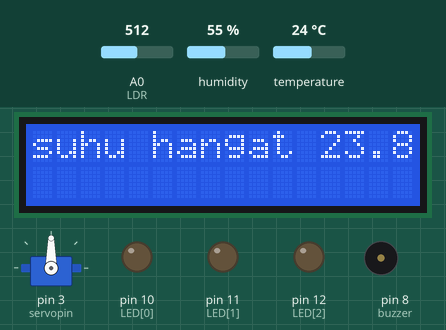
Simulated run of this sketch. Board: Arduino Uno, built with avr-gcc and run on an emulated ATmega328P. Shown: servo, 16×2 character LCD, output pins drawn as LEDs (lit = HIGH), buzzer (waves = sounding, pin HIGH). The test bench sets the inputs (shaded band); at power-on: temperature 24 °C, A0 (LDR) = 512, humidity 55 %. What the sketch prints to the serial monitor is not drawn.

Above: at 1.2 s.
1.3 s: temperature set to 28 °C
At 3.43 s:
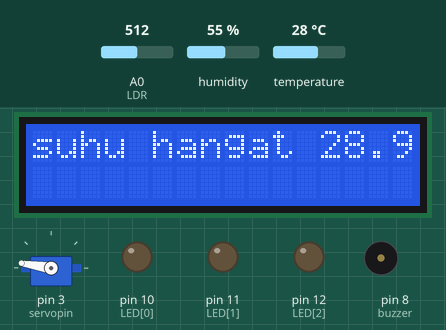
5.3 s: temperature set to 31 °C
At 7.8 s:
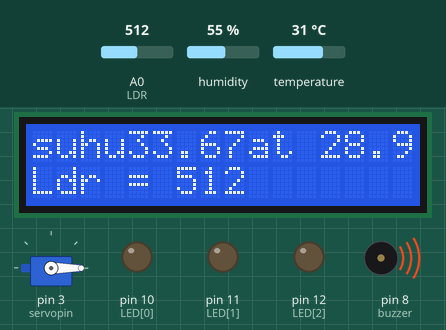
8.6 s: A0 (LDR) set to 56
At 12.7 s:
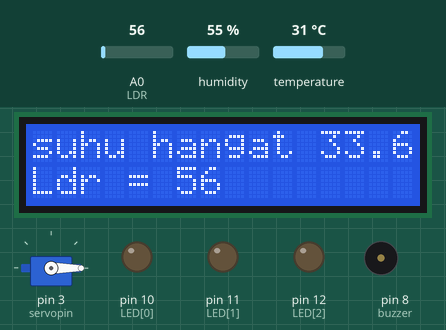
15.2 s: A0 (LDR) set to 48
At 21.6 s:
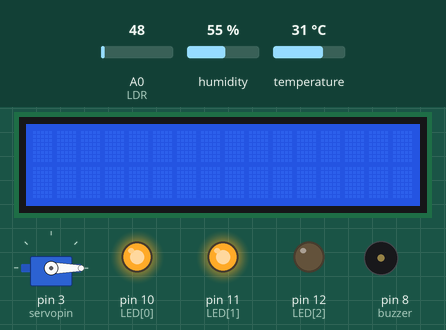
21.8 s: humidity set to 58 %
At 24.5 s:
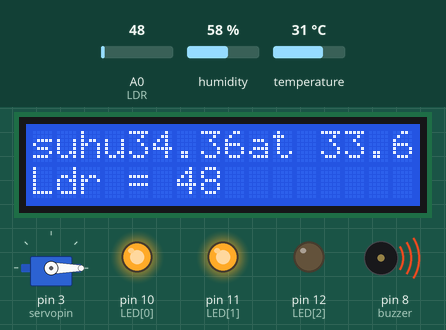
28.4 s: A0 (LDR) set to 21
At 32.4 s:
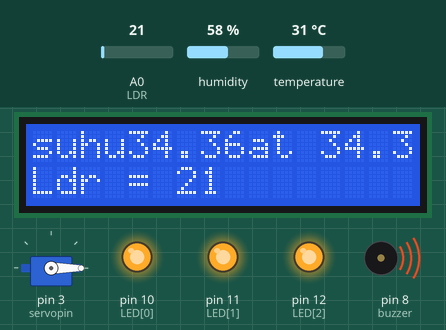
Timing chart, 0 to 36.8 s (numbered marks = the images above; inputs shaded):
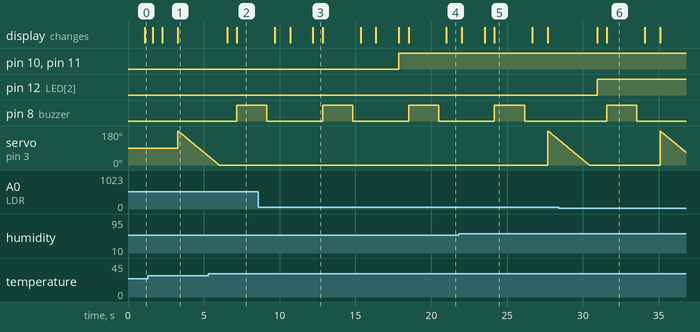

Measured:
- the behaviour switches between 26 and 27 °C on temperature (found by bisection; images 0 and 1)
- the behaviour switches between 51 and 50 on A0 (LDR) (found by bisection; images 3 and 4)
- the behaviour switches between 56 and 57 % on humidity (found by bisection; images 4 and 5)
- after the input at 5.3 s, pin 8 (buzzer): LOW → HIGH after 1.9 s; servo on pin 3 (servopin): goes on until 6.0 s, then stays 0°; the display: first differs from a run without the input after 1.9 s (image 2)
- after the input at 15.2 s, pin 10 (LED[0]), pin 11 (LED[1]): LOW → HIGH after 2.7 s
- after the input at 28.4 s, pin 12 (LED[2]): LOW → HIGH after 2.5 s
- what the display in image 3 shows lasts 0.6 s, from 12.2 s to 12.8 s

The sketch:

DHTHsketch_jul16a.ino
```cpp
#include "DHT.h"
#include <LCD_I2C.h>
#include <Servo.h>
#define DHTPIN 2
#define typeDHT DHT11
#define buzzer 8
#define LDR A0
#define servopin 3

LCD_I2C LCD(0x27, 16,2);
int LED[] = {10,11,12};
#define jumlahLed 3

//variabel
DHT suhu(DHTPIN,typeDHT);
Servo servoku; // objek servo bernama servoku
int sudutawal = 0;

//Function
void Dhtku(){
  float kelembapan = suhu.readHumidity();
  float celcius = suhu.readTemperature();
  float farenheit = suhu.readTemperature(true); // true melambangkan farenheit di library
  float celcuisHindex = suhu.computeHeatIndex(celcius,kelembapan,false); // false berarti bukan farenheit
  float farenheitHindex = suhu.computeHeatIndex(farenheit,kelembapan);

  Serial.print(F("nilai suhu = "));
  Serial.println(celcius);
  Serial.print("");
  LCD.setCursor(0, 0);
  LCD.print("suhu");
  LCD.print(celcuisHindex);
    //buzzer
   if ( celcius >= 31) {
     digitalWrite(buzzer, HIGH);
       delay(2000);
        digitalWrite(buzzer, LOW);
        delay(500);
    }else if (celcius < 31) {
        digitalWrite(buzzer, LOW);
    }
    // motorservo dan LCD
    if (celcuisHindex < 27) {
      LCD.clear();
      delay(1000);
      LCD.setCursor(0, 0);
      LCD.print("suhu ");
      LCD.print("hangat ");
      LCD.print(celcuisHindex);
      if (kelembapan <20) {
        for (sudutawal = 0; sudutawal <= 180; sudutawal += 1) {
        servoku.write(sudutawal);
        delay(15);}
      }
    }else if (celcuisHindex >= 32 && celcuisHindex <=34) {
      LCD.clear();
      delay(1000);
      LCD.setCursor(0, 0);
      LCD.print("suhu ");
      LCD.print("hangat ");
      LCD.print(celcuisHindex);
      delay(1000);

    }else {
      LCD.clear();
      delay(1000);
      LCD.setCursor(0, 0);
      LCD.print("suhu ");
      LCD.print("hangat ");
      LCD.print(celcuisHindex);
      if (kelembapan > 40) {
       for (sudutawal = 180; sudutawal >= 0; sudutawal -= 1) {
        servoku.write(sudutawal);
        delay(15);}
      }
    }

}// fungsi DHT

void LDRku(){
  int nilaiLDR = analogRead(LDR);
  LCD.setCursor(0,1);
  LCD.print("Ldr = ");
  LCD.print(nilaiLDR);
  LCD.print("       ");
  //malam
  if (nilaiLDR <30) {
    digitalWrite(LED[0], HIGH);
    digitalWrite(LED[1], HIGH);
    digitalWrite(LED[2], HIGH);

  }else if (nilaiLDR>= 30 && nilaiLDR<= 50) {

    digitalWrite(LED[0], HIGH);
    digitalWrite(LED[1], HIGH);
    digitalWrite(LED[2], LOW);

  }else {
    digitalWrite(LED[0], LOW);
    digitalWrite(LED[1], LOW);
    digitalWrite(LED[2], LOW);

  }
 delay(100);
}


void setup() {
  for (int i= 0; i < jumlahLed; i++) {
  pinMode(LED[i], OUTPUT); }
  pinMode(buzzer, OUTPUT);
  servoku.attach(servopin);

  suhu.begin();
  LCD.begin();
  LCD.backlight();
  Serial.begin(9600);


}
//looping
void loop() {
  Dhtku();
  delay(500);
  LDRku();
  delay(500);


}
```
